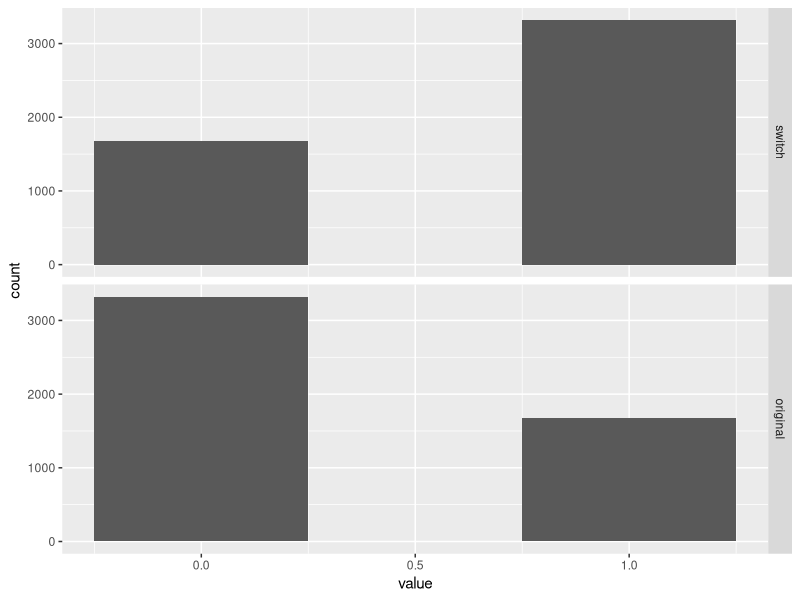

Generate this figure with R:
#### Assignment 2 ####
# Prepared By: Danny Godbout

# Goal: 
# Write an R-script to compute the Monty Hall Probabilities with
# simulations (get probabilities AND variances for switching and
# not switching).



#### Monty Hall Simulation Function ####
# Setup: 3 doors; 2 = Goat, 1 = Car
# 1- Pick a door
# 2- Host opens one of the remaining 2 doors, revealing a goat
# 3- Either keep current choice, or switch doors


f_monty_hall_single_run <- function() {
  # This function runs a single cycle of the monty hall problem, returning
  # results for scenarios where we keep the first choice door and where
  # we switch.
  #
  # Input Args: N/A
  #
  # Output Args: 
  # 1) results: Single row data frame with 2 columns for original and switched
  #             choices. 1=win, 0=loss.
  
  # Define all doors
  all_doors <- 1:3
  
  # Place car behind a random door
  car_door <- sample(all_doors, 1)
  
  # Choose a door
  first_choice_door <- sample(all_doors, 1)
  # first_choice_door <- car_door
  
  # Host chooses a remaining goat door
  remaining_goats <- all_doors[all_doors != car_door & all_doors != first_choice_door]
  
  if(length(remaining_goats) == 1){
    host_door <- remaining_goats
  }else{
    host_door <- sample(remaining_goats, 1)
  }
  
  # Switch
  switched_door <- all_doors[all_doors != first_choice_door & all_doors != host_door]
  
  # Which choice won a car?
  switch_win <- ifelse(switched_door == car_door, 1, 0)  # The new, switch choice won
  original_win <- ifelse(first_choice_door == car_door, 1, 0)  # The original door won
  
  # Merge
  results <- data.frame(switch = switch_win, original = original_win)
  
  # Return
  return(results)
}





#### Run multiple time ####

# Set number of runs
n <- 5000

# Execute simulation
simulation_result<- data.frame(t(replicate(n, f_monty_hall_single_run(), simplify = "matrix")))

# Unlist column formats for analysis
simulation_result <- data.frame(apply(simulation_result, 2, unlist))
simulation_result$run <- 1:n





#### Plot results ####

# Melt simulation results for plotting
library(reshape2)
plot.data <- melt(simulation_result, id = "run")

# Build ggplot histogram with facet
library(ggplot2)
p.dist <- ggplot(plot.data, aes(value)) +
  geom_histogram(bins = 3) +
  facet_grid(variable ~ .)
print(p.dist)





#### Calculate summary stats ####

# Probability function
f_probability <- function(data, n) {
  # p = win / n
  probability <- sum(data) / n
  return(probability)
}

# Variance function
f_variance <- function(p, n) {
  # Var = np(1-p)
  variance <- n * p * (1 - p)
  return(variance)
}


# Switch Strategy Stats:
prob.switch <- f_probability(data = simulation_result$switch, n = n)
var.switch <- f_variance(p = prob.switch, n = 1)

# Don't Switch Strategy Stats:
prob.original <- f_probability(data = simulation_result$original, n = n)
var.original <- f_variance(p = prob.original, n = 1)

# Stats data frame:
stats.df <- data.frame(Switch = c(prob.switch, var.switch),
                       Original = c(prob.original, var.original))
row.names(stats.df) <- c("Probability", "Variance")
print(stats.df)
